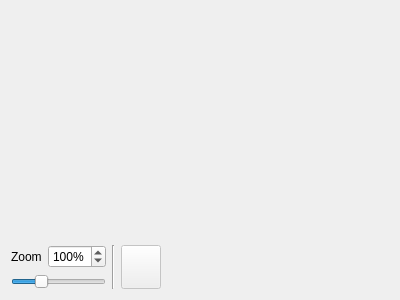
<?xml version="1.0" encoding="UTF-8"?>
<ui version="4.0">
 <class>GuiderFrame</class>
 <widget class="QFrame" name="GuiderFrame">
  <property name="geometry">
   <rect>
    <x>0</x>
    <y>0</y>
    <width>400</width>
    <height>300</height>
   </rect>
  </property>
  <property name="windowTitle">
   <string>Frame</string>
  </property>
  <layout class="QVBoxLayout" name="verticalLayout">
   <property name="leftMargin">
    <number>0</number>
   </property>
   <property name="topMargin">
    <number>0</number>
   </property>
   <property name="rightMargin">
    <number>0</number>
   </property>
   <item>
    <widget class="QScrollArea" name="guider_scrollarea">
     <property name="layoutDirection">
      <enum>Qt::LeftToRight</enum>
     </property>
     <property name="frameShape">
      <enum>QFrame::NoFrame</enum>
     </property>
     <property name="frameShadow">
      <enum>QFrame::Plain</enum>
     </property>
     <property name="lineWidth">
      <number>0</number>
     </property>
     <property name="widgetResizable">
      <bool>true</bool>
     </property>
     <property name="alignment">
      <set>Qt::AlignCenter</set>
     </property>
     <widget class="QWidget" name="guiderscrollareawidgetcontents">
      <property name="geometry">
       <rect>
        <x>0</x>
        <y>0</y>
        <width>400</width>
        <height>229</height>
       </rect>
      </property>
      <layout class="QVBoxLayout" name="verticalLayout_6">
       <property name="leftMargin">
        <number>0</number>
       </property>
       <property name="topMargin">
        <number>0</number>
       </property>
       <property name="rightMargin">
        <number>0</number>
       </property>
       <property name="bottomMargin">
        <number>0</number>
       </property>
       <item alignment="Qt::AlignHCenter|Qt::AlignVCenter">
        <widget class="QLabel" name="guider_preview_label">
         <property name="text">
          <string/>
         </property>
         <property name="alignment">
          <set>Qt::AlignCenter</set>
         </property>
        </widget>
       </item>
      </layout>
     </widget>
    </widget>
   </item>
   <item>
    <layout class="QGridLayout" name="guider_gridlayout">
     <property name="leftMargin">
      <number>11</number>
     </property>
     <property name="rightMargin">
      <number>11</number>
     </property>
     <item row="0" column="0">
      <widget class="QLabel" name="guiderzoom_label">
       <property name="sizePolicy">
        <sizepolicy hsizetype="Fixed" vsizetype="Preferred">
         <horstretch>0</horstretch>
         <verstretch>0</verstretch>
        </sizepolicy>
       </property>
       <property name="text">
        <string>Zoom</string>
       </property>
      </widget>
     </item>
     <item row="0" column="1">
      <widget class="QSpinBox" name="guiderzoom_spinbox">
       <property name="suffix">
        <string>%</string>
       </property>
       <property name="minimum">
        <number>20</number>
       </property>
       <property name="maximum">
        <number>300</number>
       </property>
       <property name="value">
        <number>100</number>
       </property>
      </widget>
     </item>
     <item row="1" column="0" colspan="2">
      <widget class="QSlider" name="guiderzoom_slider">
       <property name="sizePolicy">
        <sizepolicy hsizetype="Preferred" vsizetype="Fixed">
         <horstretch>0</horstretch>
         <verstretch>0</verstretch>
        </sizepolicy>
       </property>
       <property name="minimum">
        <number>20</number>
       </property>
       <property name="maximum">
        <number>300</number>
       </property>
       <property name="value">
        <number>100</number>
       </property>
       <property name="orientation">
        <enum>Qt::Horizontal</enum>
       </property>
      </widget>
     </item>
     <item row="0" column="2" rowspan="2">
      <widget class="Line" name="guiderzoom_line">
       <property name="orientation">
        <enum>Qt::Vertical</enum>
       </property>
      </widget>
     </item>
     <item row="0" column="3" rowspan="2">
      <widget class="QPushButton" name="guidersetref_button">
       <property name="enabled">
        <bool>false</bool>
       </property>
       <property name="sizePolicy">
        <sizepolicy hsizetype="Preferred" vsizetype="Preferred">
         <horstretch>0</horstretch>
         <verstretch>0</verstretch>
        </sizepolicy>
       </property>
       <property name="toolTip">
        <string>Replace guide reference</string>
       </property>
       <property name="text">
        <string/>
       </property>
       <property name="icon">
        <iconset resource="../resources/res.qrc">
         <normaloff>:/icons/target.svg</normaloff>:/icons/target.svg</iconset>
       </property>
       <property name="iconSize">
        <size>
         <width>24</width>
         <height>24</height>
        </size>
       </property>
       <property name="autoDefault">
        <bool>true</bool>
       </property>
       <property name="default">
        <bool>false</bool>
       </property>
      </widget>
     </item>
     <item row="0" column="4" rowspan="2">
      <spacer name="guiderzoom_spacer">
       <property name="orientation">
        <enum>Qt::Horizontal</enum>
       </property>
       <property name="sizeHint" stdset="0">
        <size>
         <width>40</width>
         <height>20</height>
        </size>
       </property>
      </spacer>
     </item>
    </layout>
   </item>
  </layout>
 </widget>
 <resources>
  <include location="../resources/res.qrc"/>
 </resources>
 <connections/>
</ui>
